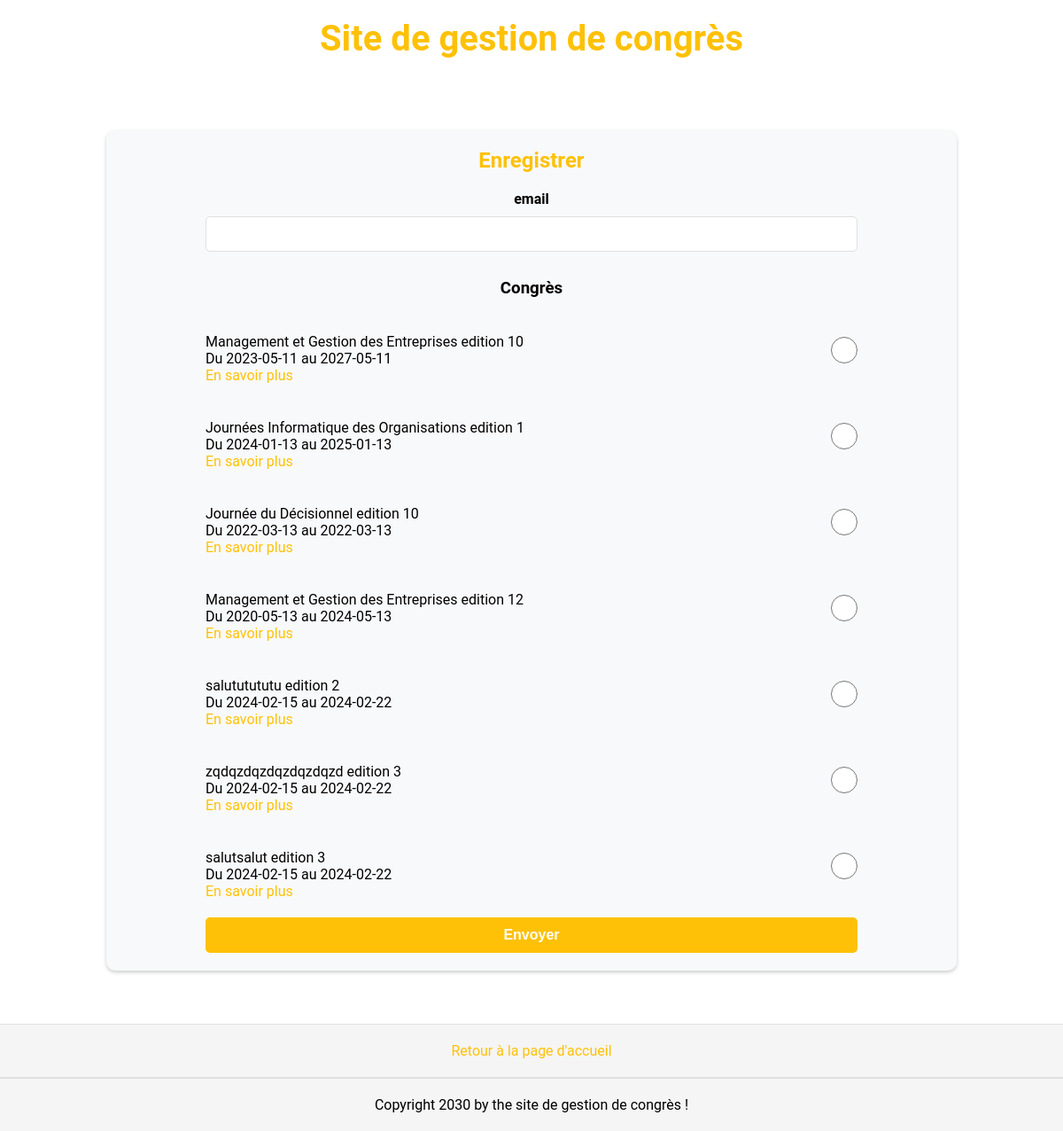
/enregistrer, run on an earlier commit of the app's database.
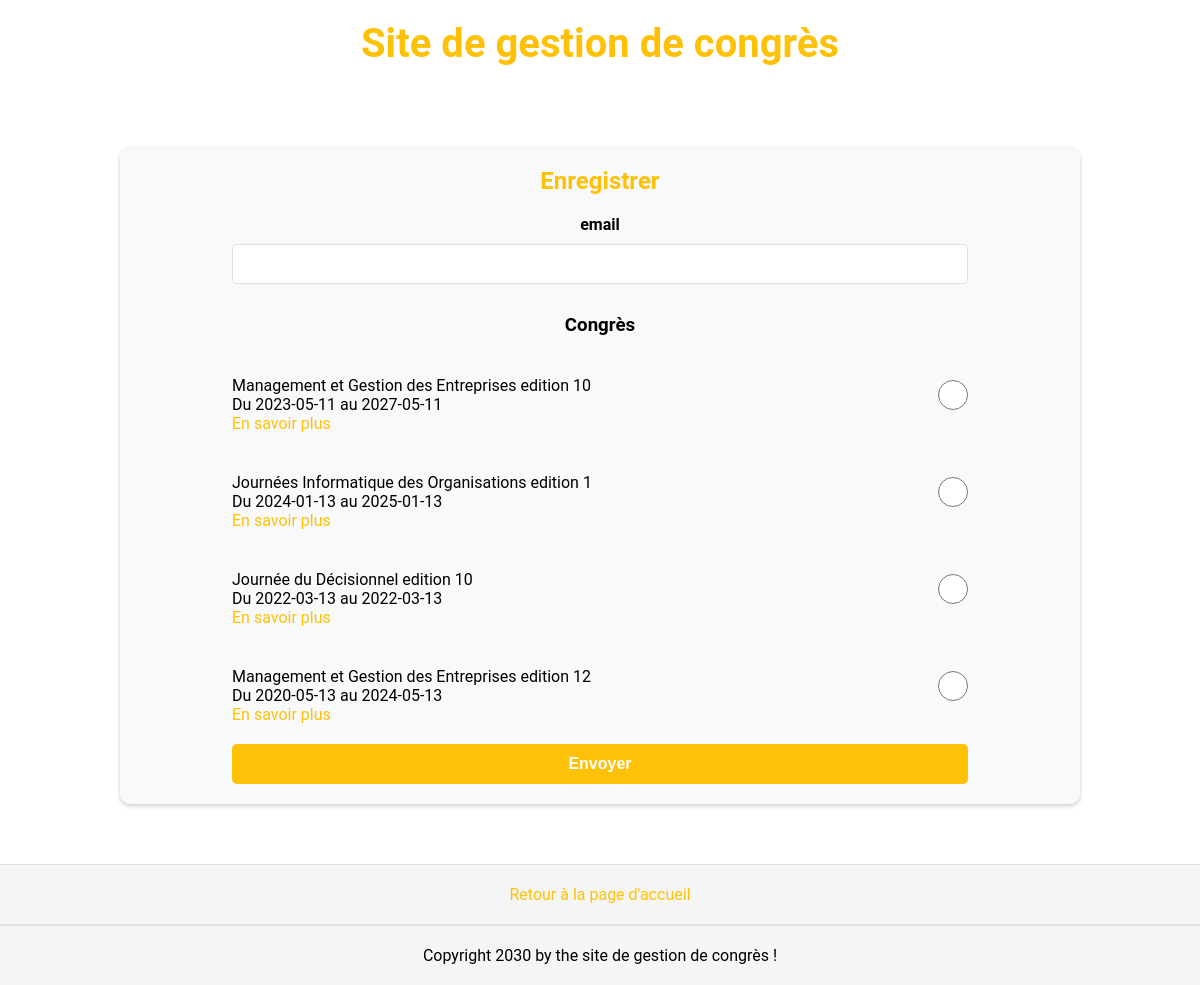
And on a later commit of the database.
### tables this page shows
CREATE TABLE `congres` (
  `CODCONGRES` INTEGER NOT NULL PRIMARY KEY AUTOINCREMENT,
  `TITRECONGRES` char(50) NOT NULL,
  `NUMEDITIONCONGRES` INTEGER  NOT NULL,
  `DTDEBUTCONGRES` date NOT NULL,
  `DTFINCONGRES` date NOT NULL,
  `URLSITEWEBCONGRES` varchar(50) NOT NULL
);

### app.py (the view, shortened to what this page needs)
@app.route("/enregistrer", methods=["GET", "POST"])
def enregistrer():
    if "selection" in session:
        session.pop("selection")
    date = datetime.now().strftime("%Y-%m-%d")
    query = f"select * from congres where dtdebutcongres >= {date};"
    connexion = create_connexion()
    result = query_db(connexion, query)
    congres = result[0]
    return render_template('enregistrer.html', congres=congres)

### app.py (called while the page is built)
def create_connexion():
    if not os.path.exists(db_path):
        raise ValueError("Le chemin n'existe pas")
    try:
        connection = sqlite3.connect(db_path)
    except:
        raise ValueError("Echec de la connexion ")
    return connection

def query_db(connexion, query, params=None):
    cursor = connexion.cursor()
    if params:
        cursor.execute(query, params)
    else:
        cursor.execute(query)
    result = cursor.fetchall()
    metadata = cursor.description
    return (result, metadata)

### templates/enregistrer.html (shortened to what this page needs)
{% extends 'base.html' %}
{% block styles %}
<link rel="stylesheet" href="{{url_for('static', filename='enregistrer.css')}}">
{% endblock %}
{% block content %}
<div class="container">
    <h2>Enregistrer</h2>
    <form action="{{url_for('enregistrer')}}" method="post">
        <label for="email">email</label>
        <input type="email" name="email" required>
        <div class="congres-container">
            <h3>Congrès</h3>
            {% for element in congres %}
            <div>
                <div>
                    <p>{{element[1]}} edition {{element[2]}}</p>
                    <p>Du {{element[3]}} au {{element[4]}}</p>
                    <a href="{{element[5]}}">En savoir plus</a>
                </div>
                <input type="radio" value="{{element[0]}}" name="congres" required>
            </div>
            {% endfor %}
        </div>
        <button type="submit">Envoyer</button>
    </form>
</div>
{% endblock %}

What changed in the data, as far as the page shows it:
removed congres: TITRECONGRES "salututututu", NUMEDITIONCONGRES "2", DTDEBUTCONGRES "2024-02-15", DTFINCONGRES "2024-02-22"
removed congres: TITRECONGRES "zqdqzdqzdqzdqzdqzd", NUMEDITIONCONGRES "3", DTDEBUTCONGRES "2024-02-15", DTFINCONGRES "2024-02-22"
removed congres: TITRECONGRES "salutsalut", NUMEDITIONCONGRES "3", DTDEBUTCONGRES "2024-02-15", DTFINCONGRES "2024-02-22"
